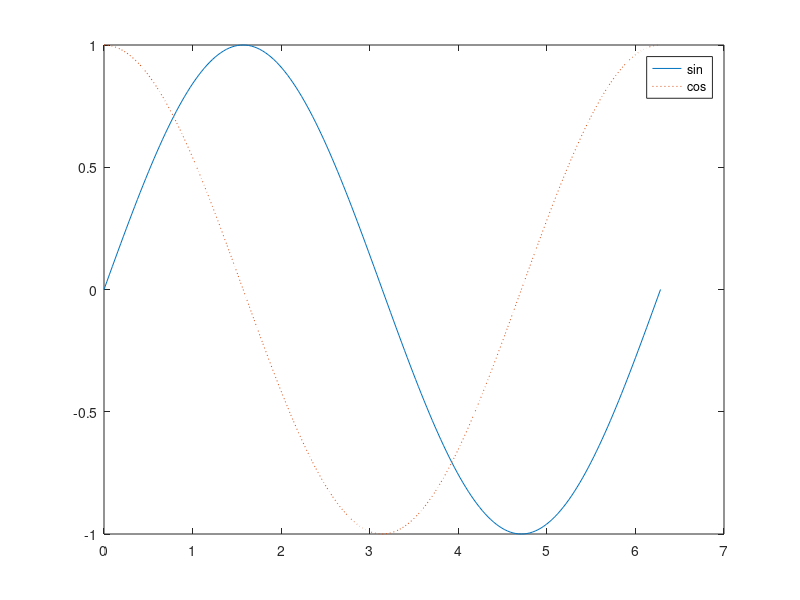

Recreate this plot in MATLAB.
x = 0:pi/100:2*pi;
y = sin(x);
plot(x,y)
  
x = 0:pi/100:2*pi;
y = sin(x);
plot(x,y)
 
plot(x,y,'r--')

x = 0:pi/100:2*pi;
y = sin(x);
plot(x,y)
hold on
y2 = cos(x);
plot(x,y2,':')
legend('sin','cos')
hold off
